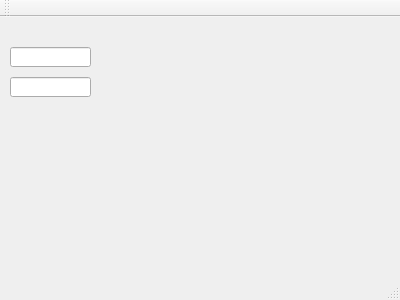
<?xml version="1.0" encoding="UTF-8"?>
<ui version="4.0">
 <class>MainWindow</class>
 <widget class="QMainWindow" name="MainWindow">
  <property name="geometry">
   <rect>
    <x>0</x>
    <y>0</y>
    <width>400</width>
    <height>300</height>
   </rect>
  </property>
  <property name="mouseTracking">
   <bool>true</bool>
  </property>
  <property name="windowTitle">
   <string>MainWindow</string>
  </property>
  <widget class="QWidget" name="centralWidget">
   <widget class="QWidget" name="widget" native="true">
    <property name="geometry">
     <rect>
      <x>109</x>
      <y>10</y>
      <width>281</width>
      <height>231</height>
     </rect>
    </property>
    <property name="mouseTracking">
     <bool>true</bool>
    </property>
   </widget>
   <widget class="QLineEdit" name="lineEditX">
    <property name="geometry">
     <rect>
      <x>10</x>
      <y>30</y>
      <width>81</width>
      <height>20</height>
     </rect>
    </property>
   </widget>
   <widget class="QLineEdit" name="lineEditY">
    <property name="geometry">
     <rect>
      <x>10</x>
      <y>60</y>
      <width>81</width>
      <height>20</height>
     </rect>
    </property>
   </widget>
  </widget>
  <widget class="QMenuBar" name="menuBar">
   <property name="geometry">
    <rect>
     <x>0</x>
     <y>0</y>
     <width>400</width>
     <height>21</height>
    </rect>
   </property>
  </widget>
  <widget class="QToolBar" name="mainToolBar">
   <attribute name="toolBarArea">
    <enum>TopToolBarArea</enum>
   </attribute>
   <attribute name="toolBarBreak">
    <bool>false</bool>
   </attribute>
  </widget>
  <widget class="QStatusBar" name="statusBar"/>
 </widget>
 <layoutdefault spacing="6" margin="11"/>
 <resources/>
 <connections/>
</ui>
